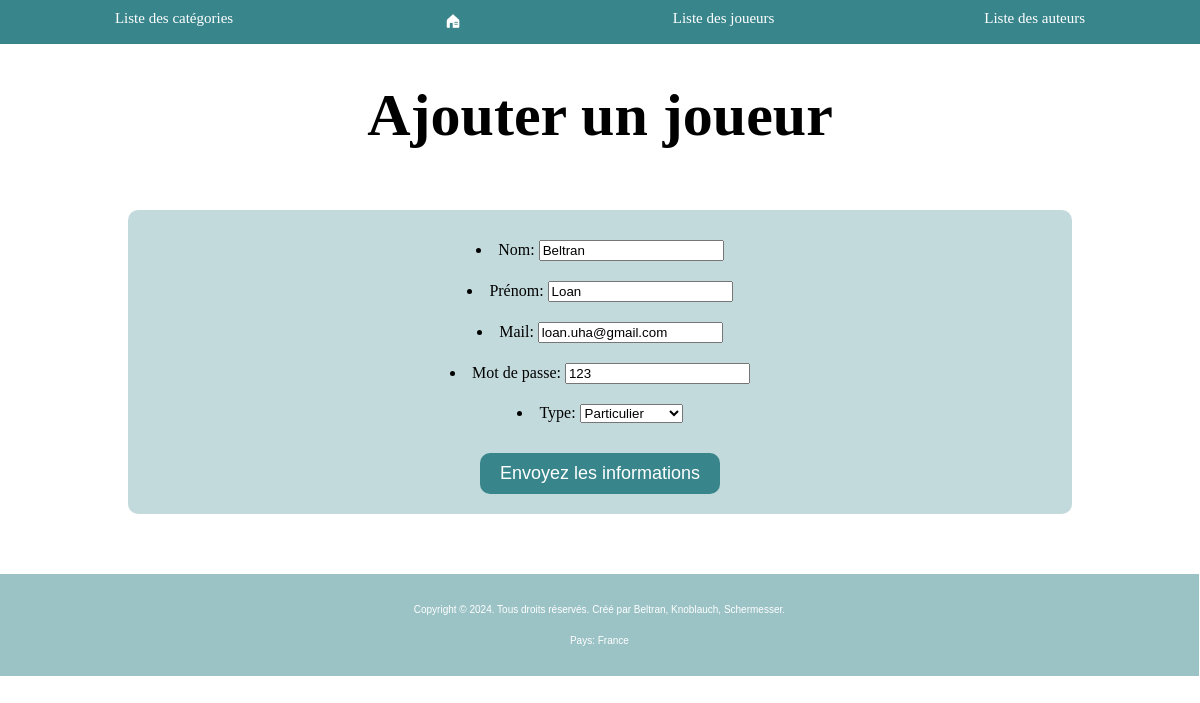
The app's page /update_joueurs/1/ with its own data.
### ludotheque/models.py (models this page shows, shortened)
class Joueurs(models.Model):
    nom = models.CharField(max_length=100)
    prenom = models.CharField(max_length=100)
    mail = models.CharField(max_length=100)
    mdp = models.CharField(max_length=100)
    TYPE_CHOICES = (
        ('professionnel', 'Professionnel'),
        ('particulier', 'Particulier'),
    )
    type = models.CharField(max_length=20, choices=TYPE_CHOICES)

### ludotheque/views_joueurs.py (the view)
# urls.py: path('update_joueurs/<int:id>/', views_joueurs.joueurs_update),
def joueurs_update(request, id):
    liste = models.Joueurs.objects.get(pk=id)
    form = JoueursForm(instance=liste)
    return render(request, "joueurs/ajout.html", {"form":form, "id": id})

### ludotheque/forms.py
class JoueursForm(ModelForm):
    class Meta:
        model = models.Joueurs
        fields = ('nom', 'prenom', 'mail', 'mdp', 'type')
        labels = {
            'nom' : _('Nom'),
            'prenom' : _('Prénom'),
            'mail': _('Mail'),
            'mdp': _('Mot de passe'),
            'type': _('Type'),
        }

### ludotheque/templates/joueurs/ajout.html (shortened to what this page needs)
<!DOCTYPE html>
<html lang="en">
{% load static %}
<head>
    <link rel="stylesheet" type="text/css" href="{% static 'main.css' %}"/>
</head>
<body>
{% include 'main_nav.html' %}
<div class="containerSecond">
    <h1 class="mainTitle">Ajouter un joueur</h1>
    {% if id is not None %}
        <form class="playerForm" method="post" action="/updatetraitement_joueurs/{{id}}/">
    {% else %}
        <form class="playerForm" method="post" action="/traitement_joueurs/">
    {% endif %}
        {{ form.as_ul }}
        <input class="submitButton" type="submit" value="Envoyez les informations"/>
    </form>
</div>
{% include 'main_footer.html' %}
</body>
</html>

### ludotheque/static/main.css (style rules this page uses)
* { text-decoration: none; box-sizing: border-box; }
body { padding: 0; margin: 0; }
.mainTitle { margin-top: 6%; text-align: center; font-size: 60px; }
.containerSecond { display: flex; flex-direction: column; align-items: center; padding: 10px; }
.playerForm { width: 80%; background-color: rgba(56, 134, 140, 0.3); border-radius: 10px; padding: 20px; margin: 20px 0; display: flex; flex-direction: column; align-items: center; }
.playerForm li { margin: 10px 0; }
.submitButton { margin-top: 20px; padding: 10px 20px; background-color: rgb(56, 134, 140); color: white; border: none; border-radius: 10px; font-size: 18px; transition: background-color 0.3s; }

### records on screen
Joueurs: nom "Beltran", prenom "Loan", mail "loan.uha@gmail.com", mdp "123", type "Particulier"
